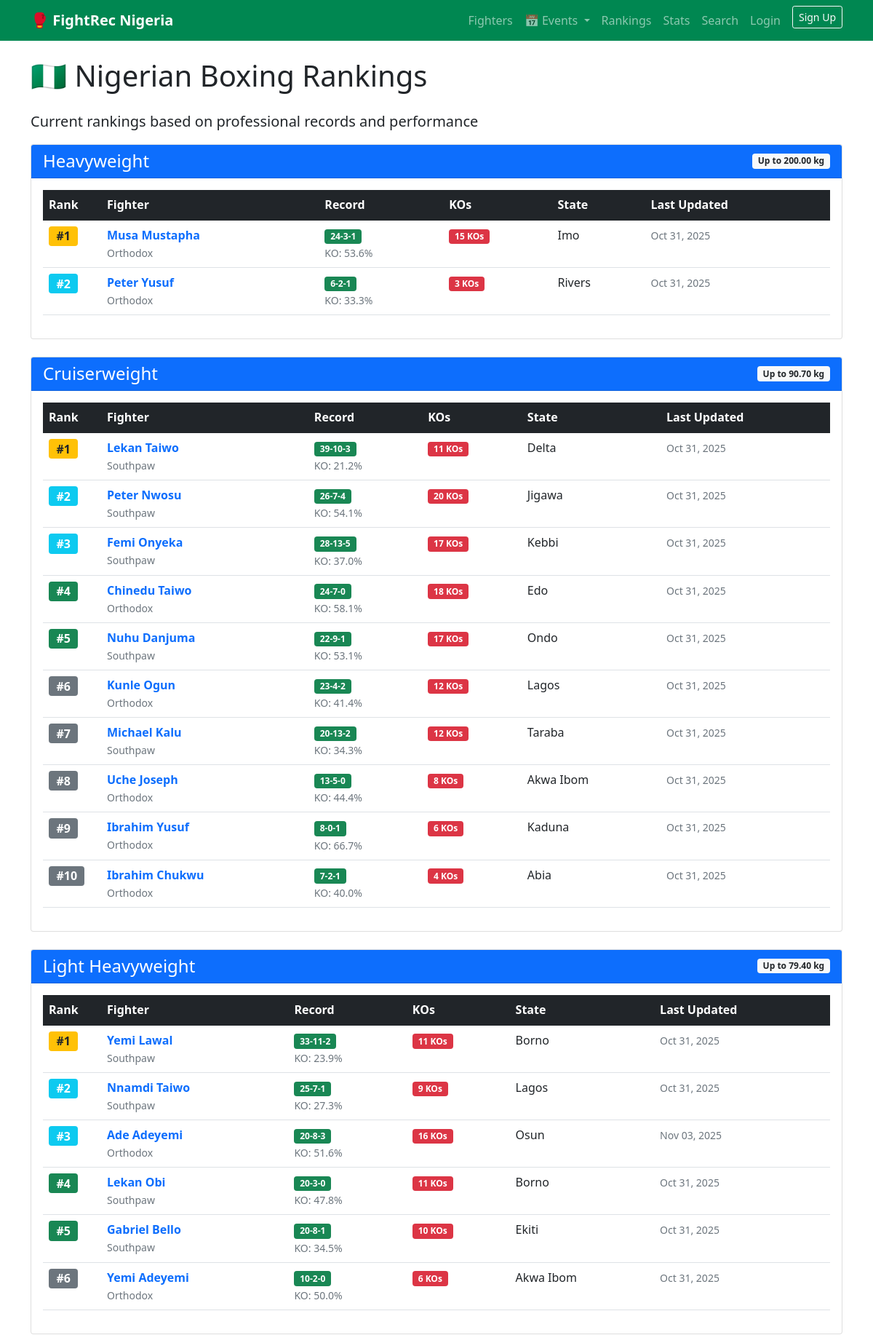
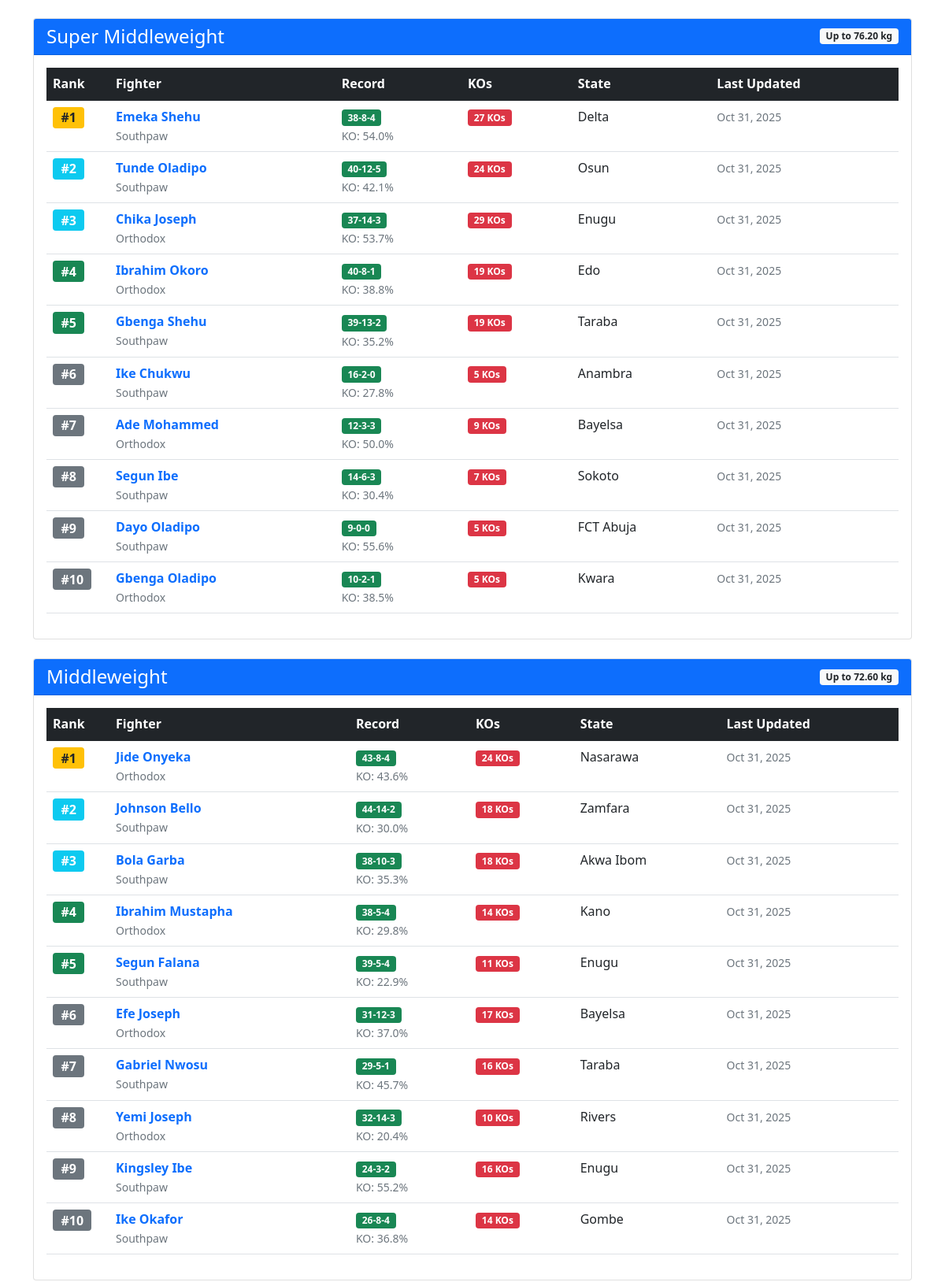
The page /rankings/ (upper part) on the database its author committed (2 pictures, top to bottom).
### fighters/models.py (models this page shows, shortened)
class WeightClass(models.Model):
    name = models.CharField(max_length=50)
    weight_limit = models.DecimalField(max_digits=6, decimal_places=2)

class Fighter(models.Model):
    STANCE_CHOICES = [
        ('Orthodox', 'Orthodox'),
        ('Southpaw', 'Southpaw'),
    ]
    name = models.CharField(max_length=100)
    birth_date = models.DateField(null=True, blank=True)
    state_of_origin = models.CharField(max_length=50)
    nationality = models.CharField(max_length=50, default='Nigerian')
    height = models.DecimalField(max_digits=5, decimal_places=2, null=True, blank=True, help_text="Height in cm")
    reach = models.DecimalField(max_digits=5, decimal_places=2, null=True, blank=True, help_text="Reach in cm")
    stance = models.CharField(max_length=10, choices=STANCE_CHOICES)
    total_wins = models.IntegerField(default=0)
    total_losses = models.IntegerField(default=0)
    total_draws = models.IntegerField(default=0)
    kos = models.IntegerField(default=0, help_text="Knockout wins")
    biography = models.TextField(blank=True, help_text="Fighter biography and career highlights")
    photo = models.ImageField(upload_to='fighters/photos/', null=True, blank=True, help_text="Fighter profile photo")
    weight_class = models.ForeignKey(WeightClass, on_delete=models.SET_NULL, null=True, blank=True)
    created_at = models.DateTimeField(auto_now_add=True)
    updated_at = models.DateTimeField(auto_now=True)
    @property
    def record(self):
        return f"{self.total_wins}-{self.total_losses}-{self.total_draws}"
    @property
    def knockout_ratio(self):
        total_fights = self.total_wins + self.total_losses + self.total_draws
        if total_fights > 0 and self.kos > 0:
            return f"{(self.kos / total_fights * 100):.1f}%"
        return "0%"
    class Meta:
        ordering = ['name']

### fighters/views.py (the view)
# urls.py: path('rankings/', views.rankings, name='rankings'),
def rankings(request):
    weight_classes = WeightClass.objects.all()
    rankings_data = {}
    for wc in weight_classes:
        fighters = Fighter.objects.filter(weight_class=wc)
        ranked_fighters = []
        for fighter in fighters:
            total_fights = fighter.total_wins + fighter.total_losses + fighter.total_draws
            if total_fights > 0:
                ko_ratio = fighter.kos / total_fights
            else:
                ko_ratio = 0
            points = (
                fighter.total_wins * 10 +          # 10 points per win
                fighter.kos * 5 +                  # 5 extra points per KO
                (ko_ratio * 100) +                 # KO ratio percentage
                (fighter.total_wins - fighter.total_losses) * 2  # Win-loss differential
            )
            ranked_fighters.append((fighter, points))
        ranked_fighters.sort(key=lambda x: x[1], reverse=True)
        rankings_data[wc] = [fighter for fighter, points in ranked_fighters[:10]]
    return render(request, 'fighters/rankings.html', {'rankings_data': rankings_data})

### fighters/templates/fighters/rankings.html (shortened to what this page needs)
{% extends 'fighters/base.html' %}
{% block content %}
<div class="row">
    <div class="col-12">
        <h1 class="mb-4">🇳🇬 Nigerian Boxing Rankings</h1>
        <p class="lead">Current rankings based on professional records and performance</p>
    </div>
</div>
{% for weight_class, fighters in rankings_data.items %}
<div class="card mb-4">
    <div class="card-header bg-primary text-white d-flex justify-content-between align-items-center">
        <h4 class="mb-0">{{ weight_class.name }}</h4>
        <span class="badge bg-light text-dark">Up to {{ weight_class.weight_limit }} kg</span>
    </div>
    <div class="card-body">
        {% if fighters %}
        <div class="table-responsive">
            <table class="table table-hover">
                <thead class="table-dark">
                    <tr>
                        <th width="80">Rank</th>
                        <th>Fighter</th>
                        <th>Record</th>
                        <th>KOs</th>
                        <th>State</th>
                        <th>Last Updated</th>
                    </tr>
                </thead>
                <tbody>
                    {% for fighter in fighters %}
                    <tr>
                        <td>
                            <span class="badge
                                {% if forloop.counter == 1 %}bg-warning text-dark
                                {% elif forloop.counter <= 3 %}bg-info
                                {% elif forloop.counter <= 5 %}bg-success
                                {% else %}bg-secondary{% endif %} fs-6">
                                #{{ forloop.counter }}
                            </span>
                        </td>
                        <td>
                            <strong>
                                <a href="{% url 'fighter_detail' fighter.id %}" class="text-decoration-none">
                                    {{ fighter.name }}
                                </a>
                            </strong>
                            <br>
                            <small class="text-muted">{{ fighter.stance }}</small>
                        </td>
                        <td>
                            <span class="badge bg-success">{{ fighter.record }}</span>
                            {% if fighter.knockout_ratio != "0%" %}
                            <br>
                            <small class="text-muted">KO: {{ fighter.knockout_ratio }}</small>
                            {% endif %}
                        </td>
                        <td>
                            <span class="badge bg-danger">{{ fighter.kos }} KOs</span>
                        </td>
                        <td>{{ fighter.state_of_origin }}</td>
                        <td>
                            <small class="text-muted">{{ fighter.updated_at|date:"M d, Y" }}</small>
                        </td>
                    </tr>
                    {% endfor %}
                </tbody>
            </table>
        </div>
        {% else %}
        <div class="text-center py-4">
            <p class="text-muted">No ranked fighters in this weight class yet.</p>
            <a href="/admin/fighters/fighter/add/" class="btn btn-primary">Add First Fighter</a>
        </div>
        {% endif %}
    </div>
</div>
{% empty %}
<div class="alert alert-info">
    <h4>No Weight Classes Defined</h4>
    <p>Please add weight classes in the admin panel to see rankings.</p>
    <a href="/admin/fighters/weightclass/add/" class="btn btn-primary">Add Weight Class</a>
</div>
{% endfor %}
{% endblock %}

### rows shown on the page
WeightClass: name "Heavyweight", weight_limit "200.00"
Fighter: name "Musa Mustapha", stance "Orthodox", record "24-3-1", knockout_ratio "53.6%", kos "15", state_of_origin "Imo", updated_at "Oct 31, 2025"
Fighter: name "Peter Yusuf", stance "Orthodox", record "6-2-1", knockout_ratio "33.3%", kos "3", state_of_origin "Rivers", updated_at "Oct 31, 2025"
WeightClass: name "Cruiserweight", weight_limit "90.70"
Fighter: name "Lekan Taiwo", stance "Southpaw", record "39-10-3", knockout_ratio "21.2%", kos "11", state_of_origin "Delta", updated_at "Oct 31, 2025"
Fighter: name "Peter Nwosu", stance "Southpaw", record "26-7-4", knockout_ratio "54.1%", kos "20", state_of_origin "Jigawa", updated_at "Oct 31, 2025"
Fighter: name "Femi Onyeka", stance "Southpaw", record "28-13-5", knockout_ratio "37.0%", kos "17", state_of_origin "Kebbi", updated_at "Oct 31, 2025"
Fighter: name "Chinedu Taiwo", stance "Orthodox", record "24-7-0", knockout_ratio "58.1%", kos "18", state_of_origin "Edo", updated_at "Oct 31, 2025"
Fighter: name "Nuhu Danjuma", stance "Southpaw", record "22-9-1", knockout_ratio "53.1%", kos "17", state_of_origin "Ondo", updated_at "Oct 31, 2025"
Fighter: name "Kunle Ogun", stance "Orthodox", record "23-4-2", knockout_ratio "41.4%", kos "12", state_of_origin "Lagos", updated_at "Oct 31, 2025"
Fighter: name "Michael Kalu", stance "Southpaw", record "20-13-2", knockout_ratio "34.3%", kos "12", state_of_origin "Taraba", updated_at "Oct 31, 2025"
Fighter: name "Uche Joseph", stance "Orthodox", record "13-5-0", knockout_ratio "44.4%", kos "8", state_of_origin "Akwa Ibom", updated_at "Oct 31, 2025"
Fighter: name "Ibrahim Yusuf", stance "Orthodox", record "8-0-1", knockout_ratio "66.7%", kos "6", state_of_origin "Kaduna", updated_at "Oct 31, 2025"
Fighter: name "Ibrahim Chukwu", stance "Orthodox", record "7-2-1", knockout_ratio "40.0%", kos "4", state_of_origin "Abia", updated_at "Oct 31, 2025"
WeightClass: name "Light Heavyweight", weight_limit "79.40"
Fighter: name "Yemi Lawal", stance "Southpaw", record "33-11-2", knockout_ratio "23.9%", kos "11", state_of_origin "Borno", updated_at "Oct 31, 2025"
Fighter: name "Nnamdi Taiwo", stance "Southpaw", record "25-7-1", knockout_ratio "27.3%", kos "9", state_of_origin "Lagos", updated_at "Oct 31, 2025"
Fighter: name "Ade Adeyemi", stance "Orthodox", record "20-8-3", knockout_ratio "51.6%", kos "16", state_of_origin "Osun", updated_at "Nov 03, 2025"
Fighter: name "Lekan Obi", stance "Southpaw", record "20-3-0", knockout_ratio "47.8%", kos "11", state_of_origin "Borno", updated_at "Oct 31, 2025"
Fighter: name "Gabriel Bello", stance "Southpaw", record "20-8-1", knockout_ratio "34.5%", kos "10", state_of_origin "Ekiti", updated_at "Oct 31, 2025"
Fighter: name "Yemi Adeyemi", stance "Orthodox", record "10-2-0", knockout_ratio "50.0%", kos "6", state_of_origin "Akwa Ibom", updated_at "Oct 31, 2025"
WeightClass: name "Super Middleweight", weight_limit "76.20"
Fighter: name "Emeka Shehu", stance "Southpaw", record "38-8-4", knockout_ratio "54.0%", kos "27", state_of_origin "Delta", updated_at "Oct 31, 2025"
Fighter: name "Tunde Oladipo", stance "Southpaw", record "40-12-5", knockout_ratio "42.1%", kos "24", state_of_origin "Osun", updated_at "Oct 31, 2025"
Fighter: name "Chika Joseph", stance "Orthodox", record "37-14-3", knockout_ratio "53.7%", kos "29", state_of_origin "Enugu", updated_at "Oct 31, 2025"
Fighter: name "Ibrahim Okoro", stance "Orthodox", record "40-8-1", knockout_ratio "38.8%", kos "19", state_of_origin "Edo", updated_at "Oct 31, 2025"
Fighter: name "Gbenga Shehu", stance "Southpaw", record "39-13-2", knockout_ratio "35.2%", kos "19", state_of_origin "Taraba", updated_at "Oct 31, 2025"
Fighter: name "Ike Chukwu", stance "Southpaw", record "16-2-0", knockout_ratio "27.8%", kos "5", state_of_origin "Anambra", updated_at "Oct 31, 2025"
Fighter: name "Ade Mohammed", stance "Orthodox", record "12-3-3", knockout_ratio "50.0%", kos "9", state_of_origin "Bayelsa", updated_at "Oct 31, 2025"
Fighter: name "Segun Ibe", stance "Southpaw", record "14-6-3", knockout_ratio "30.4%", kos "7", state_of_origin "Sokoto", updated_at "Oct 31, 2025"
Fighter: name "Dayo Oladipo", stance "Southpaw", record "9-0-0", knockout_ratio "55.6%", kos "5", state_of_origin "FCT Abuja", updated_at "Oct 31, 2025"
Fighter: name "Gbenga Oladipo", stance "Orthodox", record "10-2-1", knockout_ratio "38.5%", kos "5", state_of_origin "Kwara", updated_at "Oct 31, 2025"
WeightClass: name "Middleweight", weight_limit "72.60"
Fighter: name "Jide Onyeka", stance "Orthodox", record "43-8-4", knockout_ratio "43.6%", kos "24", state_of_origin "Nasarawa", updated_at "Oct 31, 2025"
Fighter: name "Johnson Bello", stance "Southpaw", record "44-14-2", knockout_ratio "30.0%", kos "18", state_of_origin "Zamfara", updated_at "Oct 31, 2025"
Fighter: name "Bola Garba", stance "Southpaw", record "38-10-3", knockout_ratio "35.3%", kos "18", state_of_origin "Akwa Ibom", updated_at "Oct 31, 2025"
Fighter: name "Ibrahim Mustapha", stance "Orthodox", record "38-5-4", knockout_ratio "29.8%", kos "14", state_of_origin "Kano", updated_at "Oct 31, 2025"
Fighter: name "Segun Falana", stance "Southpaw", record "39-5-4", knockout_ratio "22.9%", kos "11", state_of_origin "Enugu", updated_at "Oct 31, 2025"
Fighter: name "Efe Joseph", stance "Orthodox", record "31-12-3", knockout_ratio "37.0%", kos "17", state_of_origin "Bayelsa", updated_at "Oct 31, 2025"
Fighter: name "Gabriel Nwosu", stance "Southpaw", record "29-5-1", knockout_ratio "45.7%", kos "16", state_of_origin "Taraba", updated_at "Oct 31, 2025"
Fighter: name "Yemi Joseph", stance "Orthodox", record "32-14-3", knockout_ratio "20.4%", kos "10", state_of_origin "Rivers", updated_at "Oct 31, 2025"
Fighter: name "Kingsley Ibe", stance "Southpaw", record "24-3-2", knockout_ratio "55.2%", kos "16", state_of_origin "Enugu", updated_at "Oct 31, 2025"
Fighter: name "Ike Okafor", stance "Southpaw", record "26-8-4", knockout_ratio "36.8%", kos "14", state_of_origin "Gombe", updated_at "Oct 31, 2025"
